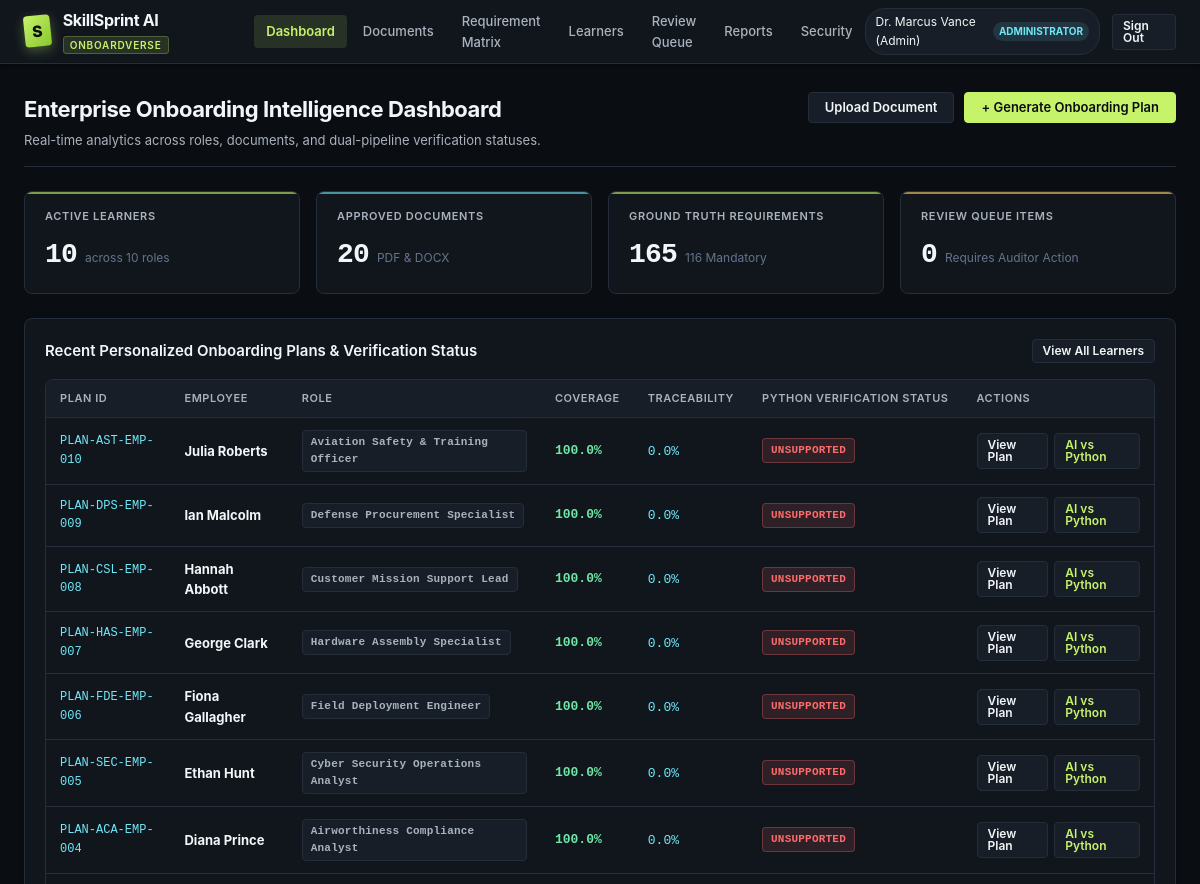
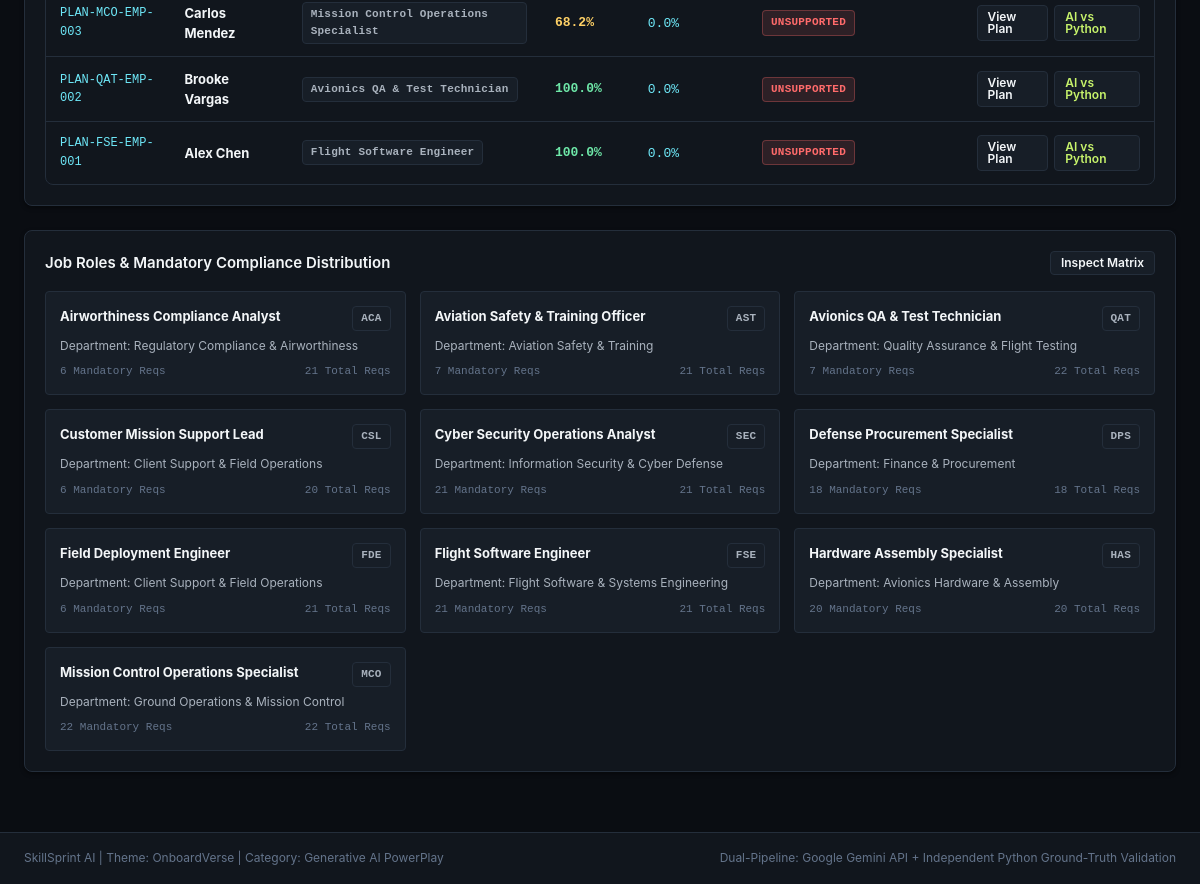
Page /dashboard (signed in) on the committed database (2 pictures, top to bottom).
### tables this page shows
CREATE TABLE users (
    user_id TEXT PRIMARY KEY,
    username TEXT NOT NULL UNIQUE,
    email TEXT NOT NULL UNIQUE,
    password_hash TEXT NOT NULL,
    system_role_id TEXT NOT NULL,
    full_name TEXT NOT NULL,
    is_active INTEGER DEFAULT 1,
    created_at TIMESTAMP DEFAULT CURRENT_TIMESTAMP,
    last_login TIMESTAMP,
    FOREIGN KEY (system_role_id) REFERENCES system_roles(role_id)
);

CREATE TABLE system_roles (
    role_id TEXT PRIMARY KEY,
    name TEXT NOT NULL UNIQUE,
    description TEXT,
    created_at TIMESTAMP DEFAULT CURRENT_TIMESTAMP
);

CREATE TABLE onboarding_plans (
    plan_id TEXT PRIMARY KEY,
    employee_id TEXT NOT NULL,
    job_role_id TEXT NOT NULL,
    plan_version INTEGER DEFAULT 1,
    title TEXT NOT NULL,
    status TEXT NOT NULL DEFAULT 'Draft', -- Draft, Verified, Verified with Warning, Incomplete, Unsupported, Contradictory, Manual Review Required, Approved, Active
    verification_status TEXT DEFAULT 'Unverified',
    coverage_score REAL DEFAULT 0.0,
    traceability_score REAL DEFAULT 0.0,
    consistency_score REAL DEFAULT 100.0,
    total_mandatory_requirements INTEGER DEFAULT 0,
    covered_mandatory_requirements INTEGER DEFAULT 0,
    missing_mandatory_count INTEGER DEFAULT 0,
    unsupported_items_count INTEGER DEFAULT 0,
    contradiction_count INTEGER DEFAULT 0,
    duplicate_items_count INTEGER DEFAULT 0,
    generated_json TEXT,
    generation_log_id TEXT,
    created_by TEXT,
    approved_by TEXT,
    approved_at TIMESTAMP,
    created_at TIMESTAMP DEFAULT CURRENT_TIMESTAMP,
    updated_at TIMESTAMP DEFAULT CURRENT_TIMESTAMP,
    FOREIGN KEY (employee_id) REFERENCES employees(employee_id) ON DELETE CASCADE,
    FOREIGN KEY (job_role_id) REFERENCES job_roles(role_id),
    FOREIGN KEY (generation_log_id) REFERENCES generation_logs(log_id)
);

CREATE TABLE employees (
    employee_id TEXT PRIMARY KEY,
    user_id TEXT UNIQUE,
    first_name TEXT NOT NULL,
    last_name TEXT NOT NULL,
    email TEXT NOT NULL UNIQUE,
    job_role_id TEXT NOT NULL,
    dept_id TEXT NOT NULL,
    experience_level TEXT NOT NULL, -- Beginner, Intermediate, Advanced
    location TEXT NOT NULL,
    joining_date DATE NOT NULL,
    reporting_manager TEXT,
    previous_experience_years REAL DEFAULT 0.0,
    training_status TEXT DEFAULT 'On Track', -- On Track, Requires Attention, Behind Schedule, Assessment Required, Completed
    created_at TIMESTAMP DEFAULT CURRENT_TIMESTAMP,
    FOREIGN KEY (user_id) REFERENCES users(user_id) ON DELETE SET NULL,
    FOREIGN KEY (job_role_id) REFERENCES job_roles(role_id),
    FOREIGN KEY (dept_id) REFERENCES departments(dept_id)
);

CREATE TABLE job_roles (
    role_id TEXT PRIMARY KEY,
    code TEXT NOT NULL UNIQUE,
    title TEXT NOT NULL,
    dept_id TEXT NOT NULL,
    description TEXT,
    experience_level_default TEXT DEFAULT 'Intermediate', -- Beginner, Intermediate, Advanced
    is_active INTEGER DEFAULT 1,
    created_at TIMESTAMP DEFAULT CURRENT_TIMESTAMP,
    FOREIGN KEY (dept_id) REFERENCES departments(dept_id)
);

### src/routes/app_routes.py (the view)
@routes_bp.route("/dashboard")
@login_required
def dashboard_view():
    try:
        emp_res = query_one("SELECT count(*) as c FROM employees")
        total_emp = emp_res["c"] if emp_res and "c" in emp_res else 0
    except Exception:
        total_emp = 0
    try:
        doc_res = query_one("SELECT count(*) as c FROM documents WHERE status = 'Active'")
        total_docs = doc_res["c"] if doc_res and "c" in doc_res else 0
    except Exception:
        total_docs = 0
    try:
        req_res = query_one("SELECT count(*) as c FROM requirements")
        total_reqs = req_res["c"] if req_res and "c" in req_res else 0
    except Exception:
        total_reqs = 0
    try:
        mand_res = query_one("SELECT count(*) as c FROM requirements WHERE is_mandatory = 1")
        mand_reqs = mand_res["c"] if mand_res and "c" in mand_res else 0
    except Exception:
        mand_reqs = 0
    try:
        rev_res = query_one("SELECT count(*) as c FROM manual_reviews WHERE status = 'Pending'")
        pending_reviews = rev_res["c"] if rev_res and "c" in rev_res else 0
    except Exception:
        pending_reviews = 0
    try:
        recent_plans = query_all(
            """
            SELECT op.*, e.first_name, e.last_name, jr.title as role_title
            FROM onboarding_plans op
            JOIN employees e ON op.employee_id = e.employee_id
            JOIN job_roles jr ON op.job_role_id = jr.role_id
            ORDER BY op.created_at DESC
            LIMIT 10
            """
        )
    except Exception:
        recent_plans = []
    try:
        roles_summary = query_all(
            """
            SELECT jr.role_id, jr.code, jr.title, d.name as dept_name,
                   COUNT(rm.requirement_id) as total_reqs,
                   SUM(CASE WHEN rm.mandatory_for_role = 1 THEN 1 ELSE 0 END) as mandatory_count
            FROM job_roles jr
            JOIN departments d ON jr.dept_id = d.dept_id
            LEFT JOIN role_requirements rm ON jr.role_id = rm.job_role_id
            GROUP BY jr.role_id
            ORDER BY jr.title ASC
            """
        )
    except Exception:
        roles_summary = []
    metrics = {
        "total_employees": total_emp,
        "total_documents": total_docs,
        "total_requirements": total_reqs,
        "mandatory_requirements": mand_reqs,
        "pending_reviews": pending_reviews
    }
    return render_template(
        "dashboard.html",
        active_page="dashboard",
        metrics=metrics,
        recent_plans=recent_plans,
        roles_summary=roles_summary
    )

### templates/dashboard.html (shortened to what this page needs)
{% extends "base.html" %}
{% block content %}
<div class="page-header">
  <div class="page-title-group">
    <h1>Enterprise Onboarding Intelligence Dashboard</h1>
    <p>Real-time analytics across roles, documents, and dual-pipeline verification statuses.</p>
  </div>
  <div class="page-actions">
    <a href="{{ url_for('routes.documents_view') }}" class="btn btn-secondary">Upload Document</a>
    <a href="{{ url_for('routes.employees_view') }}" class="btn btn-primary">+ Generate Onboarding Plan</a>
  </div>
</div>
<div class="metrics-grid">
  <div class="metric-card">
    <span class="metric-label">Active Learners</span>
    <div class="metric-value-container">
      <span class="metric-value">{{ metrics.total_employees }}</span>
      <span class="metric-sub">across 10 roles</span>
    </div>
  </div>
  <div class="metric-card info">
    <span class="metric-label">Approved Documents</span>
    <div class="metric-value-container">
      <span class="metric-value">{{ metrics.total_documents }}</span>
      <span class="metric-sub">PDF &amp; DOCX</span>
    </div>
  </div>
  <div class="metric-card">
    <span class="metric-label">Ground Truth Requirements</span>
    <div class="metric-value-container">
      <span class="metric-value">{{ metrics.total_requirements }}</span>
      <span class="metric-sub">{{ metrics.mandatory_requirements }} Mandatory</span>
    </div>
  </div>
  <div class="metric-card warning">
    <span class="metric-label">Review Queue Items</span>
    <div class="metric-value-container">
      <span class="metric-value">{{ metrics.pending_reviews }}</span>
      <span class="metric-sub">Requires Auditor Action</span>
    </div>
  </div>
</div>
<div class="card-3d" style="margin-bottom: 24px;">
  <div class="card-header">
    <span class="card-title">Recent Personalized Onboarding Plans &amp; Verification Status</span>
    <a href="{{ url_for('routes.employees_view') }}" class="btn btn-secondary btn-sm">View All Learners</a>
  </div>
  <div class="table-container">
    <table class="data-table">
      <thead>
        <tr>
          <th>Plan ID</th>
          <th>Employee</th>
          <th>Role</th>
          <th>Coverage</th>
          <th>Traceability</th>
          <th>Python Verification Status</th>
          <th>Actions</th>
        </tr>
      </thead>
      <tbody>
        {% for plan in recent_plans %}
        <tr class="filterable-row">
          <td style="font-family: var(--font-mono); font-size: 12px; color: var(--accent-secondary);">{{ plan.plan_id }}</td>
          <td><strong>{{ plan.first_name }} {{ plan.last_name }}</strong></td>
          <td><span class="badge badge-neutral">{{ plan.role_title }}</span></td>
          <td>
            <div style="display: flex; align-items: center; gap: 8px;">
              <span style="font-family: var(--font-mono); font-weight: 700; color: {% if plan.coverage_score == 100 %}var(--status-positive){% else %}var(--status-warning){% endif %};">
                {{ plan.coverage_score | round(1) }}%
              </span>
            </div>
          </td>
          <td>
            <span style="font-family: var(--font-mono); color: var(--accent-secondary);">{{ plan.traceability_score | round(1) }}%</span>
          </td>
          <td>
            {% if plan.verification_status == 'Verified' %}
              <span class="badge badge-verified">VERIFIED</span>
            {% elif plan.verification_status == 'Verified with Warning' %}
              <span class="badge badge-warning">VERIFIED WITH WARNING</span>
            {% elif plan.verification_status == 'Contradictory' %}
              <span class="badge badge-critical">CONTRADICTORY</span>
            {% elif plan.verification_status == 'Unsupported' %}
              <span class="badge badge-critical">UNSUPPORTED</span>
            {% else %}
              <span class="badge badge-neutral">{{ plan.verification_status }}</span>
            {% endif %}
          </td>
          <td>
            <div style="display: flex; gap: 6px;">
              <a href="{{ url_for('routes.plan_detail_view', plan_id=plan.plan_id) }}" class="btn btn-secondary btn-sm">View Plan</a>
              <a href="{{ url_for('routes.comparison_view', plan_id=plan.plan_id) }}" class="btn btn-secondary btn-sm" style="color: var(--accent-primary);">AI vs Python</a>
            </div>
          </td>
        </tr>
        {% else %}
        <tr>
          <td colspan="7" style="text-align: center; color: var(--text-muted); padding: 24px;">
            No onboarding plans generated yet. Click "Generate Onboarding Plan" to run Pipeline 1 &amp; 2.
          </td>
        </tr>
        {% endfor %}
      </tbody>
    </table>
  </div>
</div>
<div class="card-3d">
  <div class="card-header">
    <span class="card-title">Job Roles &amp; Mandatory Compliance Distribution</span>
    <a href="{{ url_for('routes.matrix_view') }}" class="btn btn-secondary btn-sm">Inspect Matrix</a>
  </div>
  <div style="display: grid; grid-template-columns: repeat(auto-fit, minmax(280px, 1fr)); gap: 14px;">
    {% for role in roles_summary %}
    <div style="background-color: var(--bg-elevated); padding: 14px; border-radius: var(--radius-sm); border: 1px solid var(--border-subtle);">
      <div style="display: flex; justify-content: space-between; align-items: baseline; margin-bottom: 6px;">
        <strong style="color: var(--text-primary); font-size: 13px;">{{ role.title }}</strong>
        <span class="badge badge-neutral">{{ role.code }}</span>
      </div>
      <div style="font-size: 12px; color: var(--text-secondary); margin-bottom: 8px;">
        Department: {{ role.dept_name }}
      </div>
      <div style="display: flex; justify-content: space-between; font-size: 11px; color: var(--text-muted); font-family: var(--font-mono);">
        <span>{{ role.mandatory_count }} Mandatory Reqs</span>
        <span>{{ role.total_reqs }} Total Reqs</span>
      </div>
    </div>
    {% endfor %}
  </div>
</div>
{% endblock %}

### templates/base.html (shortened to what this page needs)
<!DOCTYPE html>
<html lang="en">
<head>
  <link rel="stylesheet" href="{{ url_for('static', filename='css/styles.css') }}">
</head>
<body>
  <header class="app-header">
    <div style="display: flex; align-items: center; gap: 20px;">
      <a href="{{ url_for('routes.dashboard_view') if g.current_user else url_for('routes.landing_view') }}" class="brand-container" id="brandLink">
        <div class="brand-logo-3d">S</div>
        <div>
          <span class="brand-text">SkillSprint AI</span>
          <span class="brand-badge">OnboardVerse</span>
        </div>
      </a>
      {% if g.current_user %}
      <nav class="main-nav" id="mainNav" aria-label="Main Navigation">
        <a href="{{ url_for('routes.dashboard_view') }}" class="nav-link {% if active_page == 'dashboard' %}active{% endif %}" id="navDashboard">Dashboard</a>
        <a href="{{ url_for('routes.documents_view') }}" class="nav-link {% if active_page == 'documents' %}active{% endif %}" id="navDocuments">Documents</a>
        <a href="{{ url_for('routes.matrix_view') }}" class="nav-link {% if active_page == 'matrix' %}active{% endif %}" id="navMatrix">Requirement Matrix</a>
        <a href="{{ url_for('routes.employees_view') }}" class="nav-link {% if active_page == 'employees' %}active{% endif %}" id="navEmployees">Learners</a>
        <a href="{{ url_for('routes.review_queue_view') }}" class="nav-link {% if active_page == 'review' %}active{% endif %}" id="navReview">Review Queue</a>
        <a href="{{ url_for('routes.reports_view') }}" class="nav-link {% if active_page == 'reports' %}active{% endif %}" id="navReports">Reports</a>
        <a href="{{ url_for('routes.security_tests_view') }}" class="nav-link {% if active_page == 'security' %}active{% endif %}" id="navSecurity">Security</a>
      </nav>
      {% endif %}
    </div>
    <div class="user-nav-profile">
      {% if g.current_user %}
        <div class="user-pill" id="userProfilePill">
          <span>{{ g.current_user.full_name }}</span>
          <span class="role-badge">{{ g.current_user.role_name }}</span>
        </div>
        <a href="{{ url_for('auth.logout') }}" class="btn btn-secondary btn-sm" id="logoutBtn">Sign Out</a>
      {% else %}
        <a href="{{ url_for('auth.login_view') }}" class="btn btn-primary btn-sm" id="loginHeaderBtn">Sign In</a>
      {% endif %}
    </div>
  </header>
  <main class="main-content" id="mainContent">
    {% if content_override %}
      {{ content_override|safe }}
    {% else %}
      {% block content %}{% endblock %}
    {% endif %}
  </main>
  <footer style="background-color: var(--bg-secondary); border-top: 1px solid var(--border-subtle); padding: 16px 24px; font-size: 12px; color: var(--text-muted); display: flex; justify-content: space-between; align-items: center;">
    <div>SkillSprint AI | Theme: OnboardVerse | Category: Generative AI PowerPlay</div>
    <div>Dual-Pipeline: Google Gemini API + Independent Python Ground-Truth Validation</div>
  </footer>
</body>
</html>

### rows in the picture
users: current_user.full_name "Dr. Marcus Vance (Admin)"
system_roles: current_user.role_name "ADMINISTRATOR"
onboarding_plans: plan_id "PLAN-AST-EMP-010", first_name "Julia", last_name "Roberts", role_title "Aviation Safety & Training Officer", coverage_score "100.0", traceability_score "0.0", verification_status "UNSUPPORTED"
onboarding_plans: plan_id "PLAN-DPS-EMP-009", first_name "Ian", last_name "Malcolm", role_title "Defense Procurement Specialist", coverage_score "100.0", traceability_score "0.0", verification_status "UNSUPPORTED"
onboarding_plans: plan_id "PLAN-CSL-EMP-008", first_name "Hannah", last_name "Abbott", role_title "Customer Mission Support Lead", coverage_score "100.0", traceability_score "0.0", verification_status "UNSUPPORTED"
onboarding_plans: plan_id "PLAN-HAS-EMP-007", first_name "George", last_name "Clark", role_title "Hardware Assembly Specialist", coverage_score "100.0", traceability_score "0.0", verification_status "UNSUPPORTED"
onboarding_plans: plan_id "PLAN-FDE-EMP-006", first_name "Fiona", last_name "Gallagher", role_title "Field Deployment Engineer", coverage_score "100.0", traceability_score "0.0", verification_status "UNSUPPORTED"
onboarding_plans: plan_id "PLAN-SEC-EMP-005", first_name "Ethan", last_name "Hunt", role_title "Cyber Security Operations Analyst", coverage_score "100.0", traceability_score "0.0", verification_status "UNSUPPORTED"
onboarding_plans: plan_id "PLAN-ACA-EMP-004", first_name "Diana", last_name "Prince", role_title "Airworthiness Compliance Analyst", coverage_score "100.0", traceability_score "0.0", verification_status "UNSUPPORTED"
onboarding_plans: plan_id "PLAN-MCO-EMP-003", first_name "Carlos", last_name "Mendez", role_title "Mission Control Operations Specialist", coverage_score "68.2", traceability_score "0.0", verification_status "UNSUPPORTED"
onboarding_plans: plan_id "PLAN-QAT-EMP-002", first_name "Brooke", last_name "Vargas", role_title "Avionics QA & Test Technician", coverage_score "100.0", traceability_score "0.0", verification_status "UNSUPPORTED"
onboarding_plans: plan_id "PLAN-FSE-EMP-001", first_name "Alex", last_name "Chen", role_title "Flight Software Engineer", coverage_score "100.0", traceability_score "0.0", verification_status "UNSUPPORTED"
job_roles: title "Airworthiness Compliance Analyst", code "ACA", dept_name "Regulatory Compliance & Airworthiness", mandatory_count "6", total_reqs "21"
job_roles: title "Aviation Safety & Training Officer", code "AST", dept_name "Aviation Safety & Training", mandatory_count "7", total_reqs "21"
job_roles: title "Avionics QA & Test Technician", code "QAT", dept_name "Quality Assurance & Flight Testing", mandatory_count "7", total_reqs "22"
job_roles: title "Customer Mission Support Lead", code "CSL", dept_name "Client Support & Field Operations", mandatory_count "6", total_reqs "20"
job_roles: title "Cyber Security Operations Analyst", code "SEC", dept_name "Information Security & Cyber Defense", mandatory_count "21", total_reqs "21"
job_roles: title "Defense Procurement Specialist", code "DPS", dept_name "Finance & Procurement", mandatory_count "18", total_reqs "18"
job_roles: title "Field Deployment Engineer", code "FDE", dept_name "Client Support & Field Operations", mandatory_count "6", total_reqs "21"
job_roles: title "Flight Software Engineer", code "FSE", dept_name "Flight Software & Systems Engineering", mandatory_count "21", total_reqs "21"
job_roles: title "Hardware Assembly Specialist", code "HAS", dept_name "Avionics Hardware & Assembly", mandatory_count "20", total_reqs "20"
job_roles: title "Mission Control Operations Specialist", code "MCO", dept_name "Ground Operations & Mission Control", mandatory_count "22", total_reqs "22"

### other values in the picture
{{ metrics.total_employees }} "10"
{{ metrics.total_documents }} "20"
{{ metrics.total_requirements }} "165"
{{ metrics.mandatory_requirements }} "116"
{{ metrics.pending_reviews }} "0"
